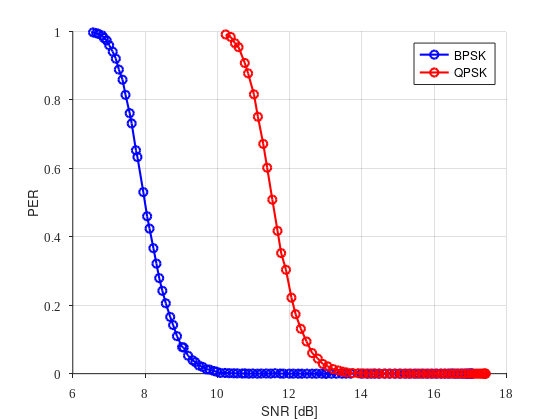

This chart was generated by the following MATLAB code:
LINE_WIDTH = 1.5;
FONT_SIZE = 9.5;
FONT_NAME = 'Helvetica';

qpsk_data = dlmread('per_stats_log_qpsk.csv', ',', 1, 0);
bpsk_data = dlmread('per_stats_log_bpsk.csv', ',', 1, 0);

h=figure;

plot(bpsk_data(:,2), bpsk_data(:,3), 'b-o', 'LineWidth', LINE_WIDTH);
hold on
plot(qpsk_data(:,2), qpsk_data(:,3), 'r-o', 'LineWidth', LINE_WIDTH);

current_axis = gca;

set(current_axis, 'FontSize', FONT_SIZE, 'FontName', 'Times New Roman');
set(current_axis, 'Color', 'white', 'Box', 'off', 'TickDir', 'out');

xlabel('SNR [dB]', 'Fontsize', FONT_SIZE, 'FontName', FONT_NAME);
ylabel('PER', 'Fontsize', FONT_SIZE, 'FontName', FONT_NAME);

grid on;

%axis(axis_limits);

legend('BPSK', 'QPSK'); 

set(h, 'Units', 'Inches');
pos = get(h, 'Position');
set(h, 'PaperPositionMode', 'Auto', 'PaperUnits', 'Inches', 'PaperSize', [pos(3), pos(4)]);
print(h, strcat('./','per_vs_snr.pdf'), '-dpdf', '-r0');
